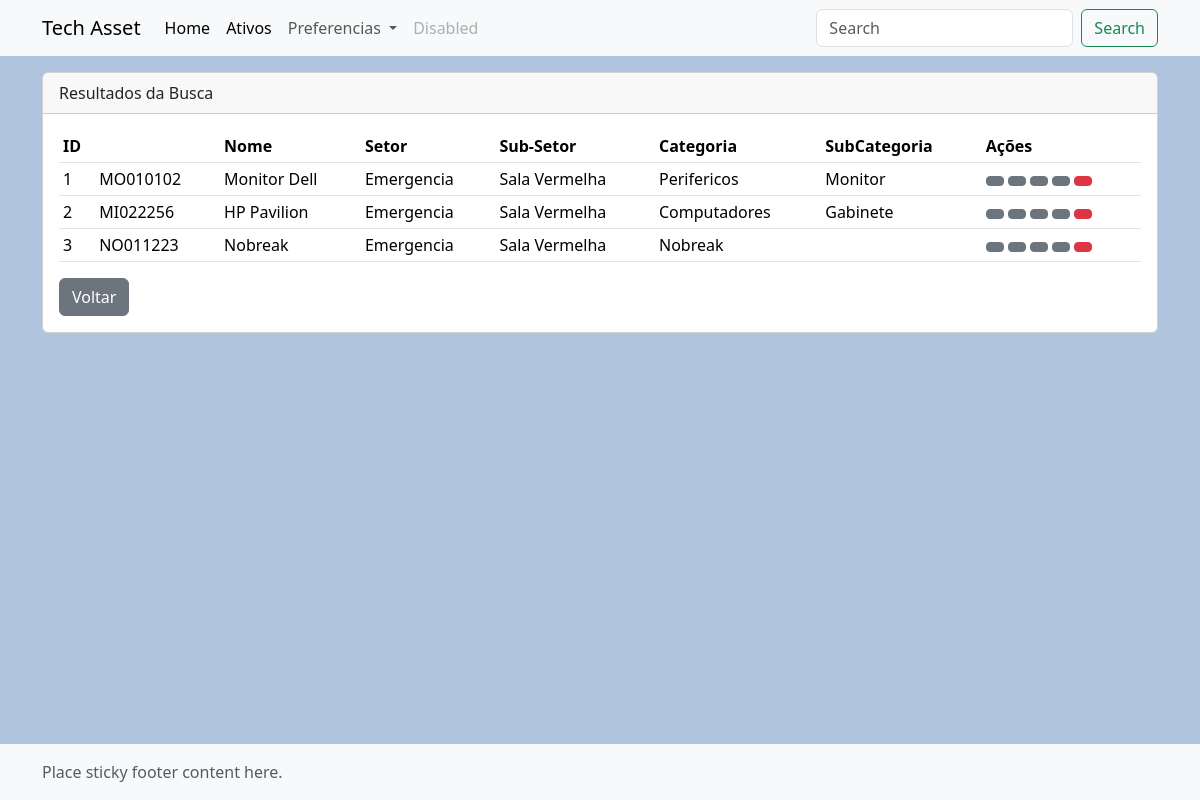
The app's page /filter_assets, older data.
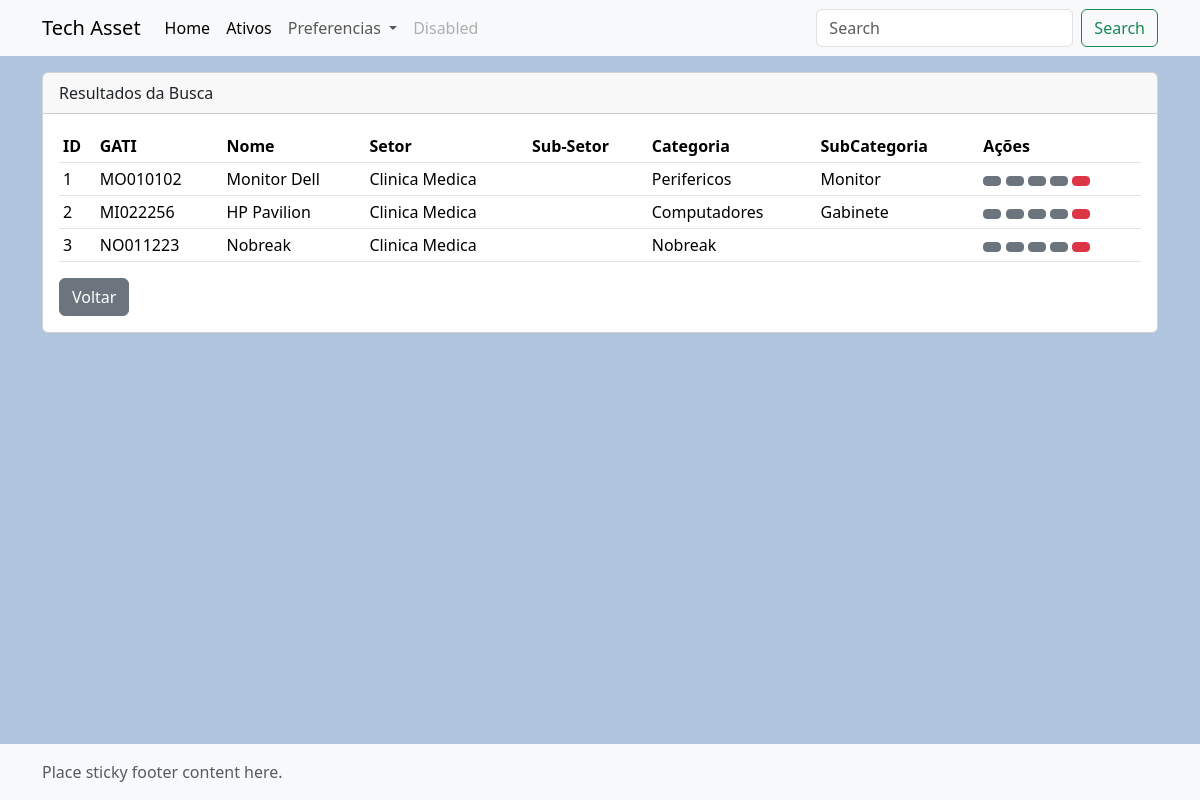
The same page, newer data.
### app_tech_asset/models.py (models this page shows, shortened)
class Asset(models.Model):
    name = models.CharField(null=False, max_length=50)
    category = models.ForeignKey(Category, null=True, on_delete=models.SET_NULL)
    subcategory = models.ForeignKey(SubCategory, on_delete=models.SET_NULL, null= True)
    modified = models.DateTimeField(auto_now_add=True)
    added = models.DateTimeField(auto_now_add=True)
    details = models.TextField(null=True)
    sector = models.ForeignKey(Sector, null=True, on_delete=models.SET_NULL)
    subsector = models.ForeignKey(SubSector, blank=True, on_delete=models.SET_NULL, null= True)
    rental_company = models.ForeignKey(RentalCompany, null=True, on_delete=models.SET_NULL)
    internal_code1 = models.CharField(null=True, max_length=50)
    internal_code2 = models.CharField(null=True, max_length=50)
    internal_code3 = models.CharField(null=True, max_length=50)
    serial_number = models.CharField(null=True, max_length=50)
    brand = models.CharField(null=True, max_length=50)
    mac_address = models.CharField(null=True, max_length=50)
    windows_license = models.CharField(null=True, max_length=50)
    kit = models.ForeignKey(Kit, on_delete=models.SET_NULL, null=True, blank=True)

class Sector(models.Model):
    name = models.CharField(null=False, max_length=50)
    def __str__(self):
        return self.name

class SubSector(models.Model):
    parent = models.ForeignKey(Sector, blank=True, on_delete=models.CASCADE)
    name = models.CharField(null=False, max_length=50)
    def __str__(self):
        return self.name

class Category(models.Model):
    name = models.CharField(null=False, max_length=50)
    def __str__(self):
        return self.name

class SubCategory(models.Model):
    parent = models.ForeignKey(Category, blank=True, on_delete=models.CASCADE)
    name = models.CharField(null=False, max_length=50)
    def __str__(self):
        return self.name

class GlobalSettings(models.Model):
    name = models.CharField(null=True, max_length=50)
    internalcode01 = models.CharField(max_length=50, null=True)
    internalcode02 = models.CharField(max_length=50, null=True)
    internalcode03 = models.CharField(max_length=50, null=True)

### app_tech_asset/views.py (the view)
# urls.py: path('filter_assets', views.filter_assets, name='filter_assets'),
def filter_assets(request):
    assets = Asset.objects.all()
    name = request.GET.get('name')
    sector = request.GET.get('sector')
    subsector = request.GET.get('subsector')
    category = request.GET.get('category')
    subcategory = request.GET.get('subcategory')
    rentalcompany = request.GET.get('rentalcompany')
    internalcode1 = request.GET.get('internalcode1')
    internalcode2 = request.GET.get('internalcode2')
    internalcode3 = request.GET.get('internalcode3')
    if name:
        assets = assets.filter(name__icontains=name)
    if sector:
        assets = assets.filter(sector__name__icontains=sector)
    if subsector:
        assets = assets.filter(subsector__name__icontains=subsector)
    if category:
        assets = assets.filter(category__name__icontains=category)
    if subcategory:
        assets = assets.filter(subcategory__name__icontains=subcategory)
    if rentalcompany:
        assets = assets.filter(rental_company__name__icontains=rentalcompany)
    if internalcode1:
        assets = assets.filter(internal_code1__icontains=internalcode1)
    if internalcode2:
        assets = assets.filter(internal_code2__icontains=internalcode2)
    if internalcode3:
        assets = assets.filter(internal_code3__icontains=internalcode3)
    context = {
        'assets': assets,
    }
    return render(request, 'filtered_assets.html', context)

### app_tech_asset/context_processors.py (called while the page is built)
def global_settings(request):
    try:
        settings = GlobalSettings.objects.get(id=1)
    except GlobalSettings.DoesNotExist:
        settings = None
    categories = Category.objects.all()
    subcategories = SubCategory.objects.all()
    sectors = Sector.objects.all()
    subsectors = SubSector.objects.all()
    rental_companies = RentalCompany.objects.all()
    return {
        'global_settings': settings,
        'categories': categories,
        'subcategories': subcategories,
        'sectors': sectors,
        'subsectors': subsectors,
        'rental_companies': rental_companies
        }

### app_tech_asset/models.py (called while the page is built)
    def __str__(self):
        return self.name

### app_tech_asset/templates/filtered_assets.html (shortened to what this page needs)
{% extends 'base.html' %}
{% block content %}
{% load static %}
<div class="container">
    <div class="card mt-3 mb-3">
        <div class="card-header">
            Resultados da Busca
        </div>
        <div class="card-body">
            <table class="table table-sm">
                <tr>
                    <th scope="col">ID</th>
                    <th scope="col">{{global_settings.internalcode01}}</th>
                    <th scope="col">Nome</th>
                    <th scope="col">Setor</th>
                    <th scope="col">Sub-Setor</th>
                    <th scope="col">Categoria</th>
                    <th scope="col">SubCategoria</th>
                    <th scope="col">Ações</th>
                </tr>
                {% for asset in assets %}
                <tr>
                    <td  onclick="window.location.href='{% url 'view_asset' asset.id %}'">{{ asset.id }}</td>
                    <td  onclick="window.location.href='{% url 'view_asset' asset.id %}'">{{ asset.internal_code1 }}</td>
                    <td  onclick="window.location.href='{% url 'view_asset' asset.id %}'">{{ asset.name }}</td>
                    <td  onclick="window.location.href='{% url 'view_asset' asset.id %}'">{% if asset.sector %}{{ asset.sector }}{% endif %}</td>
                    <td  onclick="window.location.href='{% url 'view_asset' asset.id %}'">{% if asset.subsector %}{{ asset.subsector }}{% endif %}</td>
                    <td  onclick="window.location.href='{% url 'view_asset' asset.id %}'">{% if asset.category %}{{ asset.category }}{% endif %}</td>
                    <td  onclick="window.location.href='{% url 'view_asset' asset.id %}'">{% if asset.subcategory %}{{ asset.subcategory }}{% endif %}</td>
                    <td>
                        <a href="{% url 'history_asset' asset.id %}" class="btn btn-sm btn-secondary"></a>
                        <a href="{% url 'edit_asset' asset.id %}" class="btn btn-sm btn-secondary"></a>
                        <button class="btn btn-secondary btn-sm" id="generateQR{{asset.id}}" data-bs-toggle="modal" data-bs-target="#qrModal{{ asset.id }}"></button>
                        <a class="btn btn-sm btn-secondary" data-bs-toggle="modal" data-bs-target="#transferModal{{ asset.id }}"></a>
                        <button class="btn btn-sm btn-danger" data-bs-toggle="modal" data-bs-target="#deleteModal{{ asset.id }}"></button>
                    </td>
                </tr>
                {%endfor%}
            </table>
            <a class="btn btn-secondary" href="/">Voltar</a>
        </div>
    </div>
</div>
{% endblock %}

Row changes from the older to the newer data that the page shows:
added GlobalSettings: internalcode01 "GATI"
changed Asset "MO010102": sector "Emergencia" → "Clinica Medica"; subsector "Sala Vermelha" → (not shown)
changed Asset "MI022256": sector "Emergencia" → "Clinica Medica"; subsector "Sala Vermelha" → (not shown)
changed Asset "NO011223": sector "Emergencia" → "Clinica Medica"; subsector "Sala Vermelha" → (not shown)
